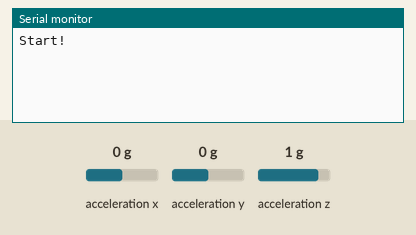
This sketch was run on a simulated Arduino Uno, built with avr-gcc and run on an emulated ATmega328P. Shown: the last lines printed to the serial monitor. The inputs (shaded band) are chosen by the test bench; at power-on: acceleration z 1 g, acceleration x 0 g, acceleration y 0 g.

Above: at 2.0 s.
2.1 s: acceleration z set to -1.4 g
At 3.0 s:
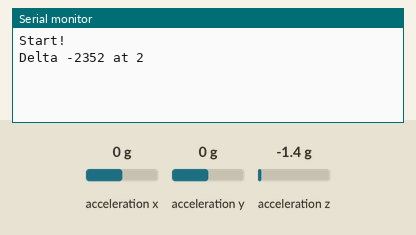
4.7 s: acceleration z set to -0.8 g
At 7.3 s:
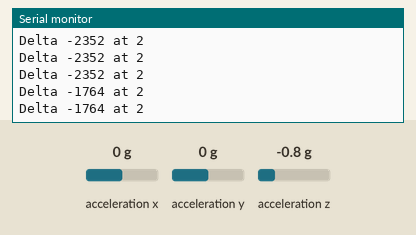

The sketch:

adxl345_timer.ino
```cpp
#include <avr/sleep.h>

#include <Wire.h>
#include <Adafruit_Sensor.h>
#include <Adafruit_ADXL345_U.h>

/* Assign a unique ID to this sensor at the same time */
#define I2C_ID_ADXL345 (0x3a)

Adafruit_ADXL345_Unified accel = Adafruit_ADXL345_Unified(I2C_ID_ADXL345);

static unsigned long lastMillis = 0;
static unsigned int counter = 0;

static int prevXYZ[3] = {0};
static int voidRange = 1500;

void setup(void)
{
  Serial.begin(115200);
  Serial.println("Start!");

  set_sleep_mode(SLEEP_MODE_IDLE);

  accel.begin();
  accel.setRange(ADXL345_RANGE_2_G);
  // displaySetRange(ADXL345_RANGE_8_G);
  // displaySetRange(ADXL345_RANGE_4_G);
  // displaySetRange(ADXL345_RANGE_2_G);

}
void checkThis() {
  sensors_event_t event;
  accel.getEvent(&event);

  int xyz[3];
  int a;

  xyz[0] = (int)(event.acceleration.x * 100);
  xyz[1] = (int)(event.acceleration.y * 100);
  xyz[2] = (int)(event.acceleration.z * 100);

  bool action = false;
  int delta;
  for (a = 0; a < 3; a++) {
    delta = xyz[a] - prevXYZ[a];
    if (abs(delta) > voidRange) {
      action = true;
      counter++;
      lastMillis = millis();
      Serial.println("Delta " + String(delta) + " at " + String(a));
      break;
    }
    prevXYZ[a] = xyz[a];
  }

  if (action) {
    //    Serial.println(String(x) + " " + String(y) + " " + String(z));
    //    Serial.println("Action! at " + String(passedSecs));
  }

//  delay(10);
}

void loop(void)
{
  unsigned long time = millis();
//  Serial.println(time);
  if((time - lastMillis) > 1000){
    checkThis();
  }
    delay(100);
//  sleep_mode();
}
```

Measured:
- after the input at 2.1 s, the serial monitor: prints a new line at once (image 1)
- after the input at 4.7 s, the serial monitor: prints a new line after 0.72 s (image 2)
